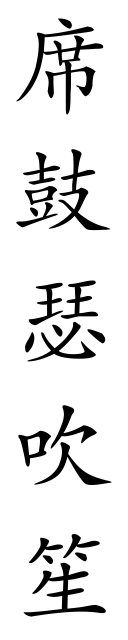
#> input picture test_data_gen/cond_0.png, 128 x 640 px
$ python -i utils.py   (imports and definitions only)
#> lines starting #> are read from the running program, lines starting #| are printed output that depends on the picture; after the words box and inside, x2 and y2 are one past the last pixel; in counts of white or black regions, pixels touching at a corner belong together
#> further down, picture is the input picture: PIL image 128x640 RGB; min 0, max 255, mean 228.7
import os
import cv2
from pypinyin import lazy_pinyin
from PIL import Image
import numpy as np
import ast
import random


def _morph_clean(mask255, ksize=3, open_iters=1, close_iters=1, min_area=64):
    kernel = cv2.getStructuringElement(cv2.MORPH_RECT, (ksize, ksize))
    if open_iters > 0:
        mask255 = cv2.morphologyEx(mask255, cv2.MORPH_OPEN, kernel, iterations=open_iters)
    if close_iters > 0:
        mask255 = cv2.morphologyEx(mask255, cv2.MORPH_CLOSE, kernel, iterations=close_iters)
    if min_area and min_area > 0:
        num_labels, labels, stats, _ = cv2.connectedComponentsWithStats((mask255 > 0).astype(np.uint8), 8)
        keep = np.zeros_like(mask255, dtype=np.uint8)
        for i in range(1, num_labels):
            if stats[i, cv2.CC_STAT_AREA] >= min_area:
                keep[labels == i] = 255
        mask255 = keep
    return mask255

def _score_mask(mask255, edge255, target_fg_range=(0.03, 0.35)):
    r = mask255.mean() / 255.0
    lo, hi = target_fg_range
    mid = (lo + hi) / 2
    width = (hi - lo) / 2 if hi > lo else 0.5
    closeness = 1.0 - min(abs(r - mid) / (width + 1e-6), 1.0)

    if mask255.any():
        inside = edge255[mask255 > 0].mean() / 255.0
    else:
        inside = 0.0
    if (mask255 == 0).any():
        outside = edge255[mask255 == 0].mean() / 255.0
    else:
        outside = 0.0
    edge_contrast = max(inside - outside, 0.0)

    return 0.7 * closeness + 0.3 * edge_contrast

def binarize_auto_polarity(
    pil_img: Image.Image,
    use_adaptive: bool = False,
    target_fg_range=(0.03, 0.35),
    ksize=3, open_iters=1, close_iters=1,
    min_area=64
):
#> called with use_adaptive = False, target_fg_range = (0.03, 0.35), ksize = 3, open_iters = 1, close_iters = 1, min_area = 64
    g = np.array(pil_img.convert("L"), dtype=np.uint8)
    g = cv2.medianBlur(g, 3)
    clahe = cv2.createCLAHE(clipLimit=2.0, tileGridSize=(8, 8))
    g_eq = clahe.apply(g)

    if use_adaptive:
        cand_A = cv2.adaptiveThreshold(
            g_eq, 255, cv2.ADAPTIVE_THRESH_GAUSSIAN_C,
            cv2.THRESH_BINARY_INV, blockSize=25, C=10
        )
        cand_B = cv2.adaptiveThreshold(
            g_eq, 255, cv2.ADAPTIVE_THRESH_GAUSSIAN_C,
            cv2.THRESH_BINARY, blockSize=25, C=10
        )
    else:
        _, cand_A = cv2.threshold(g_eq, 0, 255, cv2.THRESH_BINARY_INV | cv2.THRESH_OTSU)
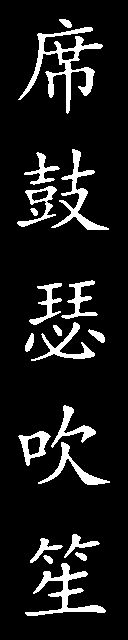
#> cand_A: shape (640, 128); 10.4% white; 20 white regions, largest, box (x1, y1, x2, y2) and area: (18, 27, 103, 114) 1695, (25, 563, 106, 616) 1068, (51, 149, 109, 230) 951
        _, cand_B = cv2.threshold(g_eq, 0, 255, cv2.THRESH_BINARY     | cv2.THRESH_OTSU)

    cand_A = _morph_clean(cand_A, ksize, open_iters, close_iters, min_area)
#> in _morph_clean, `mask255 = cv2.morphologyEx(mask255, cv2.MORPH_OPEN, kernel, iterations..`:
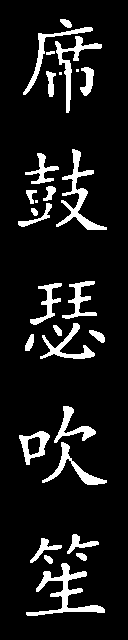
#> mask255: shape (640, 128); 9.9% white; 29 white regions (3 under 20 px), largest, box (x1, y1, x2, y2) and area: (26, 563, 105, 616) 1048, (56, 149, 107, 230) 927, (55, 36, 102, 113) 667
#> in _morph_clean, `mask255 = cv2.morphologyEx(mask255, cv2.MORPH_CLOSE, kernel, iteration..`:
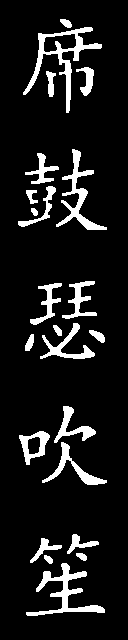
#> mask255: shape (640, 128); 10% white; 23 white regions, largest, box (x1, y1, x2, y2) and area: (23, 27, 102, 113) 1252, (26, 563, 105, 616) 1055, (56, 149, 107, 230) 932
#> in _morph_clean, `num_labels, labels, stats, _ = cv2.connectedComponentsWithStats((mask2..`:
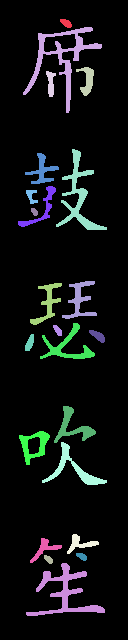
#> labels: shape (640, 128) int32; 24 distinct labels, from 0 to 23; one colour per label, 0 black
#> in _morph_clean, `num_labels, labels, stats, _ = cv2.connectedComponentsWithStats((mask2..`: num_labels = 24; stats = 24 rows, first 6: [0, 0, 128, 640, 73699], [60, 19, 12, 9, 72], [23, 27, 79, 86, 1252], [76, 67, 18, 29, 250], [46, 71, 10, 26, 150], [56, 149, 51, 81, 932]
#> after the loop in _morph_clean, `for i in range(1, num_labels):`:
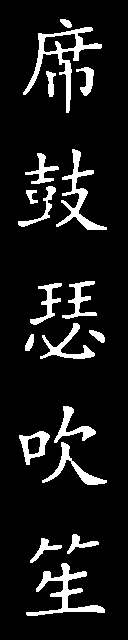
#> keep: shape (640, 128); 9.8% white; 19 white regions, largest, box (x1, y1, x2, y2) and area: (23, 27, 102, 113) 1252, (26, 563, 105, 616) 1055, (56, 149, 107, 230) 932
    cand_B = _morph_clean(cand_B, ksize, open_iters, close_iters, min_area)
#> call 2 of _morph_clean, with ksize = 3, open_iters = 1, close_iters = 1, min_area = 64
#> in _morph_clean (call 2), `mask255 = cv2.morphologyEx(mask255, cv2.MORPH_OPEN, kernel, iterations..`: mask255: shape (640, 128); 89.6% white; 19 black regions, largest, box (x1, y1, x2, y2) and area: (18, 27, 103, 114) 1714, (25, 563, 106, 616) 1075, (51, 149, 109, 230) 956
#> in _morph_clean (call 2), `mask255 = cv2.morphologyEx(mask255, cv2.MORPH_CLOSE, kernel, iteration..`: mask255: shape (640, 128); 90% white; 25 black regions (2 under 20 px), largest, box (x1, y1, x2, y2) and area: (23, 27, 102, 113) 1240, (26, 563, 105, 616) 1055, (56, 149, 107, 230) 932
#> in _morph_clean (call 2), `num_labels, labels, stats, _ = cv2.connectedComponentsWithStats((mask2..`:
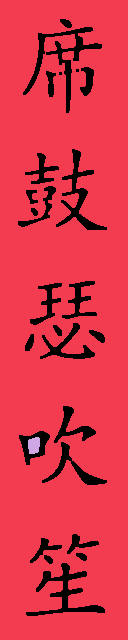
#> labels: shape (640, 128) int32; 3 distinct labels, from 0 to 2; one colour per label, 0 black
#> in _morph_clean (call 2), `num_labels, labels, stats, _ = cv2.connectedComponentsWithStats((mask2..`: num_labels = 3; stats = [[18, 19, 89, 597, 8228], [0, 0, 128, 640, 73518], [28, 437, 12, 17, 174]]

    edges = cv2.Canny(g_eq, 50, 150)
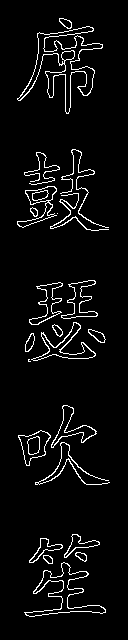
#> edges: shape (640, 128); 4.8% white in thin lines or dots, all inside (x1, y1, x2, y2) = (17, 18, 110, 617)
    score_A = _score_mask(cand_A, edges, target_fg_range)
#> in _score_mask, `r = mask255.mean() / 255.0`: r = 0.0977
#> in _score_mask, `closeness = 1.0 - min(abs(r - mid) / (width + 1e-6), 1.0)`: closeness = 0.423
#> in _score_mask, `inside = edge255[mask255 > 0].mean() / 255.0`: inside = 0.232
#> in _score_mask, `outside = edge255[mask255 == 0].mean() / 255.0`: outside = 0.0286
#> in _score_mask, `edge_contrast = max(inside - outside, 0.0)`: edge_contrast = 0.204
#> score_A = 0.357
    score_B = _score_mask(cand_B, edges, target_fg_range)
#> score_B = 0

    if score_A >= score_B:  # all return black bg, white glyphs
        return cand_A, "black"
    else:
        return cand_B, "black"

def convert_to_pinyin(text, with_tone=False):
    return ' '.join([item[0] if isinstance(item, list) else item for item in lazy_pinyin(text)])

# [107 lines left out: functions image_resize, c_crop, crop_to_aspect_ratio, process_image_row, not called in this run]

>>> from PIL import Image
>>> picture = Image.open('../test_data_gen/cond_0.png')
>>> result = binarize_auto_polarity(picture)

$ run again, on test_data_gen/cond_1.png
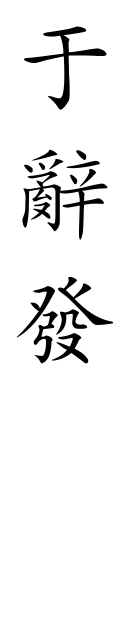
#> input picture test_data_gen/cond_1.png, 128 x 640 px
#> picture is the input picture: PIL image 128x640 RGB; min 0, max 255, mean 240.5
#> cand_A: shape (640, 128); 5.7% white; 16 white regions, largest, box (x1, y1, x2, y2) and area: (22, 171, 107, 239) 1209, (25, 27, 106, 109) 1092, (58, 277, 112, 325) 485
#> labels: shape (640, 128) int32; 24 distinct labels, from 0 to 23
#> num_labels = 24; stats = 24 rows, first 6: [0, 0, 128, 640, 77568], [25, 27, 81, 82, 1084], [43, 150, 13, 8, 61], [77, 151, 9, 8, 46], [54, 159, 8, 6, 35], [74, 161, 24, 7, 92]
#> after the loop in _morph_clean, `for i in range(1, num_labels):`:
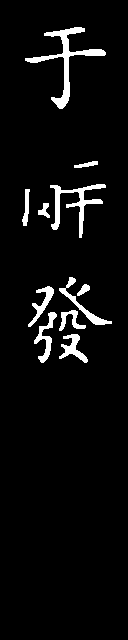
#> keep: shape (640, 128); 4.8% white; 11 white regions, largest, box (x1, y1, x2, y2) and area: (25, 27, 106, 109) 1084, (50, 184, 106, 238) 761, (59, 277, 112, 325) 391
#> labels: shape (640, 128) int32; values 0 (black) and 1 (white), 94.6% white; 23 black regions (3 under 20 px), largest, box (x1, y1, x2, y2) and area: (25, 27, 106, 109) 1084, (50, 184, 106, 238) 767, (59, 277, 112, 329) 530
#> in binarize_auto_polarity, `edges = cv2.Canny(g_eq, 50, 150)`:
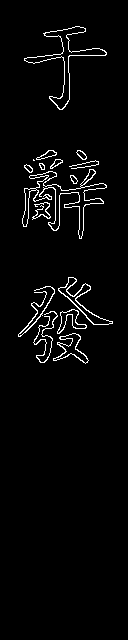
#> edges: shape (640, 128); 3% white in thin lines or dots, all inside (x1, y1, x2, y2) = (18, 26, 113, 364)
#> r = 0.0477
#> closeness = 0.11
#> inside = 0.253
#> outside = 0.0189
#> edge_contrast = 0.234
#> score_A = 0.148
#> score_B = 0

$ run again, on test_data_gen/cond_2.png
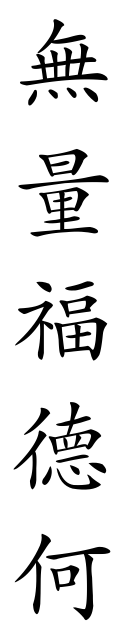
#> input picture test_data_gen/cond_2.png, 128 x 640 px
#> picture is the input picture: PIL image 128x640 RGB; min 0, max 255, mean 227.3
#> cand_A: shape (640, 128); 10.9% white; 24 white regions, largest, box (x1, y1, x2, y2) and area: (20, 19, 108, 85) 1492, (31, 187, 98, 236) 936, (55, 318, 107, 360) 854
#> labels: shape (640, 128) int32; 33 distinct labels, from 0 to 32
#> num_labels = 33; stats = 33 rows, first 6: [0, 0, 128, 640, 73383], [42, 19, 43, 31, 356], [21, 44, 86, 41, 1114], [68, 88, 8, 9, 48], [85, 88, 13, 13, 98], [28, 91, 9, 14, 73]
#> in _morph_clean (call 2), `num_labels, labels, stats, _ = cv2.connectedComponentsWithStats((mask2..`:
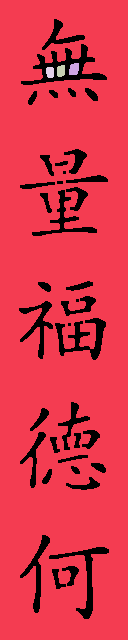
#> labels: shape (640, 128) int32; 5 distinct labels, from 0 to 4; one colour per label, 0 black
#> num_labels = 5; stats = [[19, 19, 90, 600, 8556], [0, 0, 128, 640, 73094], [69, 63, 10, 12, 104], [57, 65, 8, 12, 86], [46, 67, 8, 11, 80]]
#> in binarize_auto_polarity, `edges = cv2.Canny(g_eq, 50, 150)`:
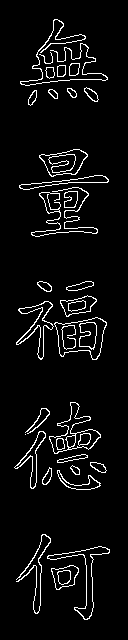
#> edges: shape (640, 128); 5.3% white in thin lines or dots, all inside (x1, y1, x2, y2) = (14, 19, 110, 620)
#> r = 0.102
#> closeness = 0.448
#> inside = 0.231
#> outside = 0.0324
#> edge_contrast = 0.198
#> score_A = 0.373
#> score_B = 0
